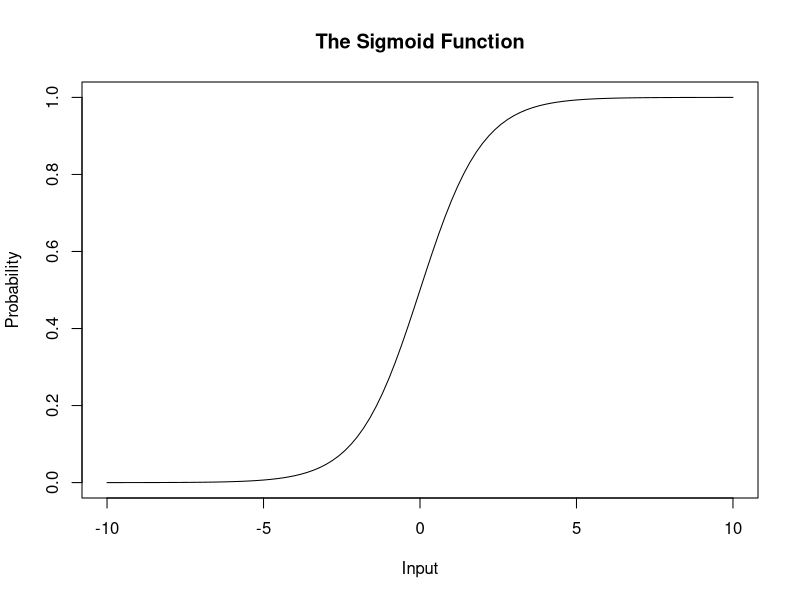

Write R code to recreate this figure. (Note: this script raises an error after producing the figure.)
## ---- chunk 1
knitr::opts_chunk$set(echo = TRUE)
## ---- chunk 2
summary(cars)
## ---- chunk 3
e<-exp(1)
curve(1/(1+e^-x),-10,10,main="The Sigmoid Function", xlab="Input", ylab="Probability")
## ---- chunk 4

lenghts<-c(1,2,3,4,5,6,7,8,9,10)
t1=-4.5
t2=1
g=t1+t2*lengths
s=1/(s+e^-g)
data.frame(lenghts,g,s)

## ---- chunk 5

plot(y=s, x=lenghts,pch=1, main="Sigmoid function inputs and rounding estimates",
     xlab="Tumor lengths", ylab="Probability of class 1 typification")
points(y=round(s),x=lenghts,pch=3)

